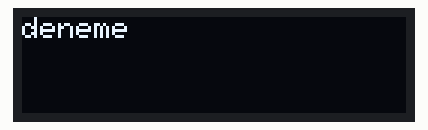
A sketch run on a simulated ESP32. Parts: 128×32 one-colour display. WiFi joins after 1.5 s; servers stay silent unless stated; the local clock reads 2024-03-15 10:24:30 at power-on unless the sketch sets it; what the sketch prints to the serial monitor is not drawn.

Above: at 1.1 s.
At 2.6 s:
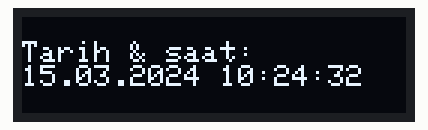
At 10.7 s:
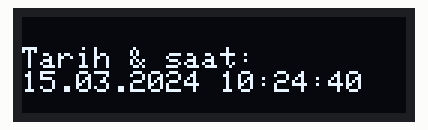
At 19.8 s:
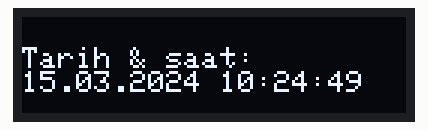
At 28.9 s:
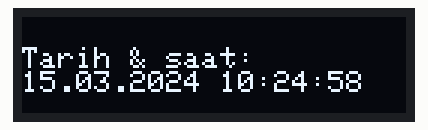
At 38.1 s:
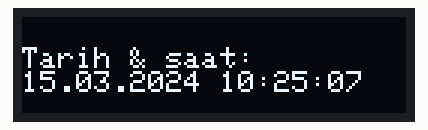

Measured:
- what the display in image 0 shows lasts 1.6 s, from 1.0 s to 2.6 s
- what the display in image 1 shows lasts 1.0 s, from 2.6 s to 3.6 s

The sketch:

ESP32-gercek-zamanli-saat-ve-oled-ekran.ino
```cpp
#include <WiFi.h>
#include <Adafruit_SSD1306.h>
#include <Adafruit_GFX.h>
#include <Wire.h>
#include "time.h"

const char* ssid = "Gorkem";//internetin adı
const char* sifre = "grkm1234";//internetin şifresi

const char* saat_verisi_serveri = "pool.ntp.org";//gerçek saat verilerini alacağı yer
const long saat_farki = 3 * 3600;//Türkiye saat farkı UTC +3
const int yaz_saati_farki = 0;


#define ekran_genislik 128 //ekran genişliği
#define ekran_yukseklik 32 //ekran yüksekliği

#define reset_pin -1 //reset pin yoksa -1 yaz
#define ekran_adres 0x3C //64lü olanlar 0x3D genelde 0x3C

//ekranı hazırlanıyor
Adafruit_SSD1306 display(ekran_genislik, ekran_yukseklik, &Wire, ekran_adres);

void setup() {
  Serial.begin(115200);//haberleşme ağı oluşturuldu
  delay(1000);

 OledHazirlik();//metot çalışır
 WifiHazirlik();

}

void loop() {
  struct tm timeinfo;

  if (!getLocalTime(&timeinfo)) {
    Serial.println("Saat bilgisi alınamadı!");
    delay(1000);
    return;
  }
 //bu komutları anlamadım
  char zamanStr[50];
  strftime(zamanStr, sizeof(zamanStr), "%d.%m.%Y %H:%M:%S", &timeinfo);

  display.println("Tarih & saat: ");//ekrana yazı
  display.print(zamanStr);//gerçek saat değerini alta

  display.display();

  delay(1000);
  display.clearDisplay();
  display.setCursor(0 ,10);


}

void OledHazirlik(){

 Wire.begin(21,22);//sda, sck

   //eğer oled ekranı bulamazsa çalışacak koşul
  if(!display.begin(SSD1306_SWITCHCAPVCC, ekran_adres)){
    Serial.println("Oled Bulunamadı");
    while(true);
  }

 display.clearDisplay();//oled ekranı temizler
 display.setTextSize(1);//yazı boyutunu 2 yapar
 display.setTextColor(SSD1306_WHITE);//yazı rengini beyaz yapar
 display.setCursor(0, 0);//imleci belli bir yere koyar


 display.println("deneme");
  display.display();
}

void WifiHazirlik(){

  Serial.print("Wifi'ye bağlanılıyor...");
  WiFi.mode(WIFI_STA);//wifinin modunu belirler
  WiFi.begin(ssid, sifre);//wifinin bağlanacağı id ve şifre ile bağlantı kurar

  //bağlanma aşamasında çalışır
  while (WiFi.status() != WL_CONNECTED) {
    delay(500);
    Serial.print(".");

  }
  display.clearDisplay();//ekranı temizler

  Serial.println("\nWiFİ Bağlantısı Başarılı");


  //saat ayarlamaları yapılıyor
  configTime(saat_farki, yaz_saati_farki, saat_verisi_serveri);
}
```
